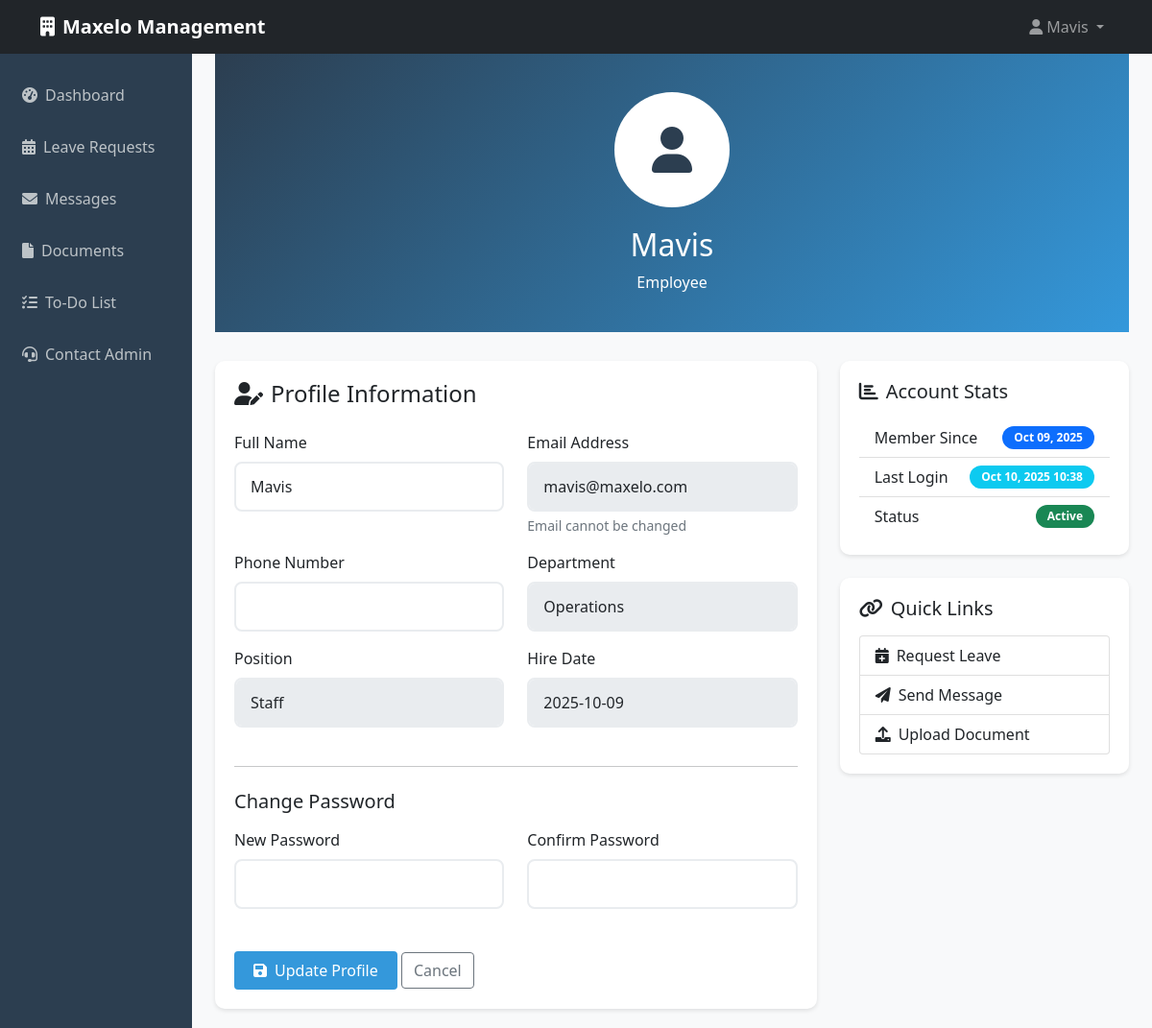
Page /profile (signed in) on the committed database.
### models.py (models this page shows)
class Employee(db.Model):
    id = db.Column(db.Integer, primary_key=True)
    email = db.Column(db.String(120), unique=True, nullable=False)
    password = db.Column(db.String(255), nullable=False)
    name = db.Column(db.String(100), nullable=False)
    phone = db.Column(db.String(20))
    department = db.Column(db.String(100))
    position = db.Column(db.String(100))
    hire_date = db.Column(db.Date, default=date.today)
    is_active = db.Column(db.Boolean, default=True)
    last_login = db.Column(db.DateTime, default=datetime.utcnow)
    created_at = db.Column(db.DateTime, default=datetime.utcnow)

### app.py (the view)
@app.route('/profile')
@login_required()
def profile():
    current_user = get_current_user()
    if session.get('user_role') == 'admin':
        employees_count = Employee.query.filter_by(is_active=True).count()
        pending_leaves_count = LeaveRequest.query.filter_by(status='pending').count()
        return render_template('profile.html',
                             employees_count=employees_count,
                             pending_leaves_count=pending_leaves_count,
                             current_user=current_user)
    else:
        return render_template('profile.html', current_user=current_user)

### app.py (called while the page is built, shortened)
@app.before_request
def refresh_session():
    if 'user_id' in session:
        session.modified = True

@app.context_processor
def utility_processor():
    return dict(format_file_size=format_file_size, date=date, datetime=datetime)

def login_required(role=None):
    def decorator(f):
        from functools import wraps
        @wraps(f)
        def decorated_function(*args, **kwargs):
            if 'user_id' not in session:
                flash('Please log in to access this page.', 'error')
                if role == 'admin':
                    return redirect(url_for('admin_login'))
                else:
                    return redirect(url_for('employee_login'))
            current_user = get_current_user()
            if role and session.get('user_role') != role:
                flash('Access denied. Insufficient permissions.', 'error')
                return redirect(url_for('employee_login'))
            return f(*args, **kwargs)
        return decorated_function
    return decorator

def get_current_user():
    if 'user_id' not in session:
        return None
    user_id = session['user_id']
    user_role = session.get('user_role')
    try:
        if user_role == 'admin':
            return Admin.query.get(user_id)
        elif user_role == 'employee':
            return Employee.query.get(user_id)
    except Exception as e:
        print(f"Error getting current user: {e}")
        return None
    return None

### templates/profile.html (shortened to what this page needs)
{% extends "base.html" %}
{% block content %}
<div class="profile-header">
    <div class="profile-avatar">
        <i class="fas fa-user"></i>
    </div>
    <h2>{{ current_user.name }}</h2>
    <p class="mb-0">{{ session.user_role|title }}</p>
</div>
<div class="row">
    <div class="col-md-8">
        <div class="dashboard-widget">
            <h4 class="mb-4"><i class="fas fa-user-edit me-2"></i>Profile Information</h4>
            <form method="POST" action="{{ url_for('update_profile') }}">
                <div class="row">
                    <div class="col-md-6 mb-3">
                        <label for="name" class="form-label">Full Name</label>
                        <input type="text" class="form-control" id="name" name="name" value="{{ current_user.name }}" required>
                    </div>
                    <div class="col-md-6 mb-3">
                        <label for="email" class="form-label">Email Address</label>
                        <input type="email" class="form-control" id="email" value="{{ current_user.email }}" readonly>
                        <div class="form-text">Email cannot be changed</div>
                    </div>
                </div>
                {% if session.user_role == 'employee' %}
                <div class="row">
                    <div class="col-md-6 mb-3">
                        <label for="phone" class="form-label">Phone Number</label>
                        <input type="text" class="form-control" id="phone" name="phone" value="{{ current_user.phone or '' }}">
                    </div>
                    <div class="col-md-6 mb-3">
                        <label for="department" class="form-label">Department</label>
                        <input type="text" class="form-control" id="department" value="{{ current_user.department or 'Not specified' }}" readonly>
                    </div>
                </div>
                <div class="row">
                    <div class="col-md-6 mb-3">
                        <label for="position" class="form-label">Position</label>
                        <input type="text" class="form-control" id="position" value="{{ current_user.position or 'Not specified' }}" readonly>
                    </div>
                    <div class="col-md-6 mb-3">
                        <label for="hire_date" class="form-label">Hire Date</label>
                        <input type="text" class="form-control" id="hire_date" value="{{ current_user.hire_date or 'Not specified' }}" readonly>
                    </div>
                </div>
                {% endif %}
                <hr class="my-4">
                <h5 class="mb-3">Change Password</h5>
                <div class="row">
                    <div class="col-md-6 mb-3">
                        <label for="new_password" class="form-label">New Password</label>
                        <input type="password" class="form-control" id="new_password" name="new_password">
                    </div>
                    <div class="col-md-6 mb-3">
                        <label for="confirm_password" class="form-label">Confirm Password</label>
                        <input type="password" class="form-control" id="confirm_password" name="confirm_password">
                    </div>
                </div>
                <div class="mt-4">
                    <button type="submit" class="btn btn-primary">
                        <i class="fas fa-save me-2"></i>Update Profile
                    </button>
                    <a href="{{ url_for('employee_dashboard' if session.user_role == 'employee' else 'admin_dashboard') }}"
                       class="btn btn-outline-secondary">Cancel</a>
                </div>
            </form>
        </div>
    </div>
    <div class="col-md-4">
        <div class="dashboard-widget mb-4">
            <h5 class="mb-3"><i class="fas fa-chart-bar me-2"></i>Account Stats</h5>
            <div class="list-group list-group-flush">
                <div class="list-group-item d-flex justify-content-between align-items-center">
                    Member Since
                    <span class="badge bg-primary">{{ current_user.created_at.strftime('%b %d, %Y') }}</span>
                </div>
                {% if session.user_role == 'employee' %}
                <div class="list-group-item d-flex justify-content-between align-items-center">
                    Last Login
                    <span class="badge bg-info">
                        {% if current_user.last_login %}
                            {{ current_user.last_login.strftime('%b %d, %Y %H:%M') }}
                        {% else %}
                            Never
                        {% endif %}
                    </span>
                </div>
                <div class="list-group-item d-flex justify-content-between align-items-center">
                    Status
                    <span class="badge bg-{{ 'success' if current_user.is_active else 'danger' }}">
                        {{ 'Active' if current_user.is_active else 'Inactive' }}
                    </span>
                </div>
                {% endif %}
            </div>
        </div>
        <div class="dashboard-widget">
            <h5 class="mb-3"><i class="fas fa-link me-2"></i>Quick Links</h5>
            <div class="list-group">
                {% if session.user_role == 'employee' %}
                <a href="{{ url_for('employee_leave_request') }}" class="list-group-item list-group-item-action">
                    <i class="fas fa-calendar-plus me-2"></i>Request Leave
                </a>
                <a href="{{ url_for('employee_messages_send') }}" class="list-group-item list-group-item-action">
                    <i class="fas fa-paper-plane me-2"></i>Send Message
                </a>
                <a href="{{ url_for('employee_documents_upload') }}" class="list-group-item list-group-item-action">
                    <i class="fas fa-upload me-2"></i>Upload Document
                </a>
                {% endif %}
            </div>
        </div>
    </div>
</div>
{% endblock %}

### templates/base.html (shortened to what this page needs)
<!DOCTYPE html>
<html lang="en">
<head>
    <link href="https://cdn.jsdelivr.net/npm/bootstrap@5.1.3/dist/css/bootstrap.min.css" rel="stylesheet">
    <link href="https://cdnjs.cloudflare.com/ajax/libs/font-awesome/6.0.0/css/all.min.css" rel="stylesheet">
    <link href="{{ url_for('static', filename='css/style.css') }}" rel="stylesheet">
</head>
<body>
    {% if session.user_id %}
    <nav class="navbar navbar-expand-lg navbar-dark bg-dark">
        <div class="container">
            <a class="navbar-brand" href="{{ url_for('employee_dashboard' if session.user_role == 'employee' else 'admin_dashboard') }}">
                <i class="fas fa-building me-2"></i>Maxelo Management
            </a>
            <div class="navbar-nav ms-auto">
                <li class="nav-item dropdown">
                    <a class="nav-link dropdown-toggle" href="#" id="navbarDropdown" role="button" data-bs-toggle="dropdown">
                        <i class="fas fa-user me-1"></i>{{ session.user_name }}
                    </a>
                </li>
            </div>
        </div>
    </nav>
    {% endif %}
    <div class="container-fluid">
        <div class="row">
            {% if session.user_id and session.user_role == 'employee' %}
            <nav class="col-md-3 col-lg-2 d-md-block sidebar collapse">
                <div class="position-sticky pt-3">
                    <ul class="nav flex-column">
                        <li class="nav-item">
                            <a class="nav-link {% if request.endpoint == 'employee_dashboard' %}active{% endif %}" href="{{ url_for('employee_dashboard') }}">
                                <i class="fas fa-tachometer-alt me-2"></i>Dashboard
                            </a>
                        </li>
                        <li class="nav-item">
                            <a class="nav-link" href="{{ url_for('employee_leave') }}">
                                <i class="fas fa-calendar-alt me-2"></i>Leave Requests
                            </a>
                        </li>
                        <li class="nav-item">
                            <a class="nav-link" href="{{ url_for('employee_messages') }}">
                                <i class="fas fa-envelope me-2"></i>Messages
                            </a>
                        </li>
                        <li class="nav-item">
                            <a class="nav-link" href="{{ url_for('employee_documents') }}">
                                <i class="fas fa-file me-2"></i>Documents
                            </a>
                        </li>
                        <li class="nav-item">
                            <a class="nav-link" href="{{ url_for('employee_todos') }}">
                                <i class="fas fa-tasks me-2"></i>To-Do List
                            </a>
                        </li>
                        <li class="nav-item">
                            <a class="nav-link" href="{{ url_for('employee_admin_messages') }}">
                                <i class="fas fa-headset me-2"></i>Contact Admin
                            </a>
                        </li>
                    </ul>
                </div>
            </nav>
            {% endif %}
            <main class="col-md-9 ms-sm-auto col-lg-10 px-md-4">
                {% block content %}{% endblock %}
            </main>
        </div>
    </div>
</body>
</html>

### static/css/style.css (style rules this page uses)
:root { --primary: #2c3e50; --secondary: #3498db; --success: #27ae60; --warning: #f39c12; --danger: #e74c3c; --light: #ecf0f1; --dark: #34495e; }
body { background-color: #f8f9fa; font-family: 'Segoe UI', Tahoma, Geneva, Verdana, sans-serif; }
.navbar-brand { font-weight: bold; }
.sidebar { background: var(--primary); min-height: calc(100vh - 56px); padding: 0; }
.sidebar .nav-link { color: #bdc3c7; padding: 15px 20px; border-left: 3px solid transparent; transition: all 0.3s; }
.btn-primary { background: var(--secondary); border: none; padding: 8px 20px; }
.badge { padding: 6px 12px; border-radius: 20px; }
.form-control { border: 2px solid #e9ecef; border-radius: 8px; padding: 12px 15px; transition: all 0.3s; }
.dashboard-widget { background: white; border-radius: 10px; padding: 20px; margin-bottom: 20px; box-shadow: 0 2px 4px rgba(0, 0, 0, 0.1); }
.profile-header { background: linear-gradient(135deg, var(--primary), var(--secondary)); color: white; padding: 40px 0; text-align: center; margin-bottom: 30px; }
.profile-avatar { width: 120px; height: 120px; border-radius: 50%; background: white; display: flex; align-items: center; justify-content: center; font-size: 3rem; color: var(--primary); margin: 0 auto 20px; }
.badge.bg-info { background-color: #0dcaf0 !important; }

### rows in the picture
Employee: user_name "Mavis", name "Mavis", email "mavis@maxelo.com", department "Operations", position "Staff", hire_date "2025-10-09", created_at "Oct 09, 2025", last_login "Oct 10, 2025 10:38", is_active "Active"

### other values in the picture
{{ session.user_role|title }} "Employee"
